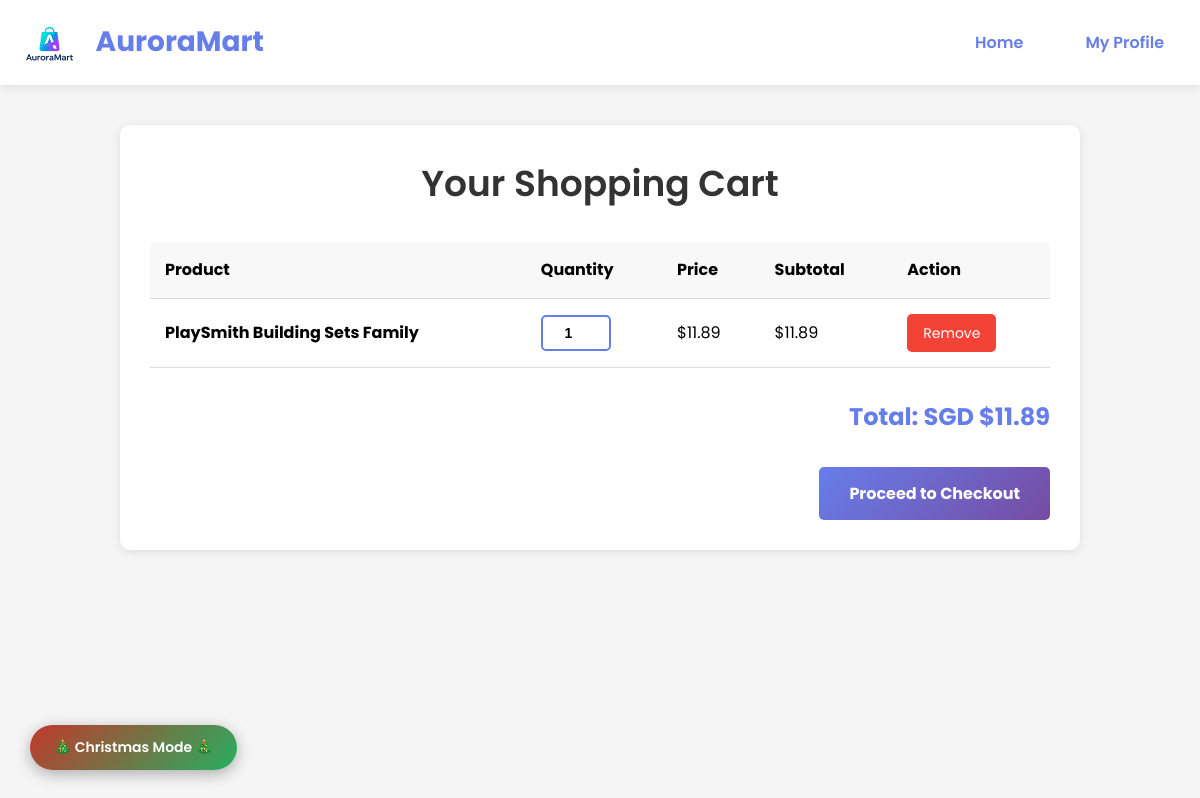
/cart/ (signed in), run on an earlier commit of the app's database.
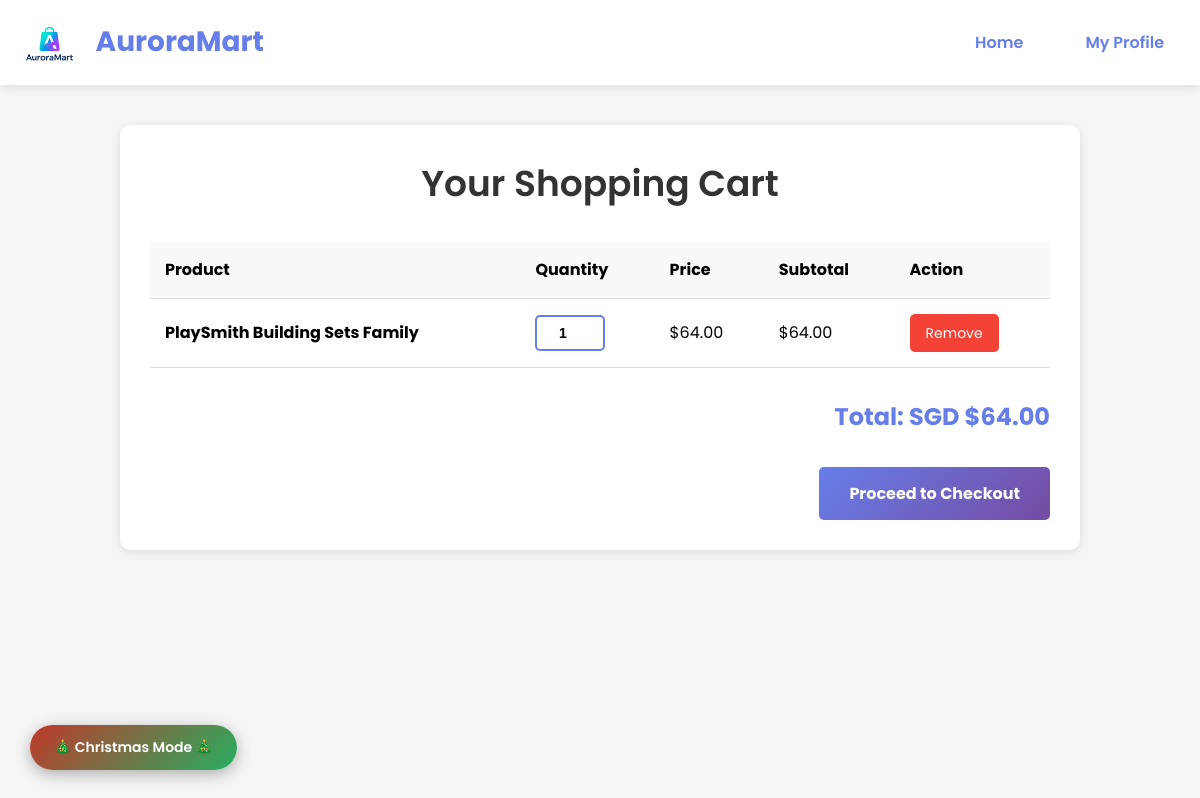
And on a later commit of the database.
### storefront/models.py (models this page shows, shortened)
class CartItem(models.Model):
    cart = models.ForeignKey(Cart, on_delete=models.CASCADE, related_name='items')
    product = models.ForeignKey(Product, on_delete=models.CASCADE)
    quantity = models.IntegerField(default=1)
    added_at = models.DateTimeField(auto_now_add=True)
    def get_total(self):
        return self.product.price * self.quantity

class Product(models.Model):
    name = models.CharField(max_length=255)
    description = models.TextField(blank=True, null=True)
    category = models.CharField(max_length=100)
    price = models.DecimalField(max_digits=10, decimal_places=2)
    stock = models.IntegerField(default=0)
    reorder_threshold = models.IntegerField(default=10)
    rating = models.DecimalField(max_digits=3, decimal_places=1, null=True, blank=True)
    image = models.ImageField(upload_to='products/', blank=True, null=True)
    created_at = models.DateTimeField(auto_now_add=True)
    updated_at = models.DateTimeField(auto_now=True)
    is_on_sale = models.BooleanField(default=False)
    original_price = models.DecimalField(max_digits=10, decimal_places=2, null=True, blank=True)
    discount_percentage = models.IntegerField(null=True, blank=True)
    class Meta:
        ordering = ['-created_at']

### storefront/views.py (the view)
# urls.py: path('cart/', views.cart, name='cart'),
@login_required
def cart(request):
    storage = messages.get_messages(request)
    storage.used = True
    customer = get_or_create_customer(request.user)
    cart = get_or_create_cart(customer)
    cart_items = cart.items.all()
    total = sum(item.get_total() for item in cart_items)
    context = {
        'cart_items': cart_items,
        'total': total,
    }
    return render(request, 'storefront/cart.html', context)

### storefront/views.py (called while the page is built)
def get_or_create_customer(user):
    try:
        return Customer.objects.get(user=user)
    except Customer.DoesNotExist:
        return Customer.objects.create(user=user)

def get_or_create_cart(customer):
    cart, created = Cart.objects.get_or_create(customer=customer)
    return cart

### storefront/templates/storefront/cart.html (shortened to what this page needs)
<!DOCTYPE html>
<html lang="en">
<head>
    {% load static %}
</head>
<body>
    <header>
        <nav>
            <a href="{% url 'storefront:index' %}" class="logo">
                {% load static %}
                <img src="{% static 'img/auroramart_logo.png' %}" alt="AuroraMart" style="height: 40px; vertical-align: middle; margin-right: 10px;">
                AuroraMart
            </a>
            <div class="nav-links">
                <a href="{% url 'storefront:index' %}">Home</a>
                <a href="{% url 'accounts:profile' %}">My Profile</a>
            </div>
        </nav>
    </header>
    <button class="theme-toggle-btn" onclick="toggleChristmasTheme()">🎄 Christmas Mode 🎄</button>
    <div class="container" id="mainContainer">
        <div class="cart-container">
            <h2>Your Shopping Cart</h2>
            {% if cart_items %}
            <table>
                <thead>
                    <tr>
                        <th>Product</th>
                        <th>Quantity</th>
                        <th>Price</th>
                        <th>Subtotal</th>
                        <th>Action</th>
                    </tr>
                </thead>
                <tbody>
                    {% for item in cart_items %}
                    <tr id="item-row-{{ item.id }}">
                        <td class="product-name">{{ item.product.name }}</td>
                        <td>
                            <form method="post" action="{% url 'storefront:update_cart' item.id %}" id="form-{{ item.id }}" onsubmit="handleUpdate(event, {{ item.id }}, {{ item.product.price }})">
                                <input type="number" name="quantity" value="{{ item.quantity }}" min="1" max="{{ item.product.stock }}" class="quantity-input" onchange="this.form.submit()" required>
                            </form>
                        </td>
                        <td>${{ item.product.price }}</td>
                        <td class="subtotal-{{ item.id }}">${{ item.get_total }}</td>
                        <td>
                            <a href="{% url 'storefront:remove_from_cart' item.id %}" class="btn btn-danger">Remove</a>
                        </td>
                    </tr>
                    {% endfor %}
                </tbody>
            </table>
            <div class="total" id="cart-total">
                Total: SGD ${{ total }}
            </div>
            <div class="checkout-btn">
                <a href="{% url 'storefront:checkout' %}" class="btn btn-primary">Proceed to Checkout</a>
            </div>
            {% else %}
            <div class="empty-cart">
                <p>Your cart is empty!</p>
                <a href="{% url 'storefront:index' %}" style="margin-top: 20px;">Continue Shopping</a>
            </div>
            {% endif %}
        </div>
    </div>
</body>
</html>

What changed in the data, as far as the page shows it:
changed through a linked row, CartItem "PlaySmith Building Sets Family": product.price "11.89" → "64.00"; get_total "11.89" → "64.00"
Also different on the page:
{{ total }}: "11.89" → "64.00"
